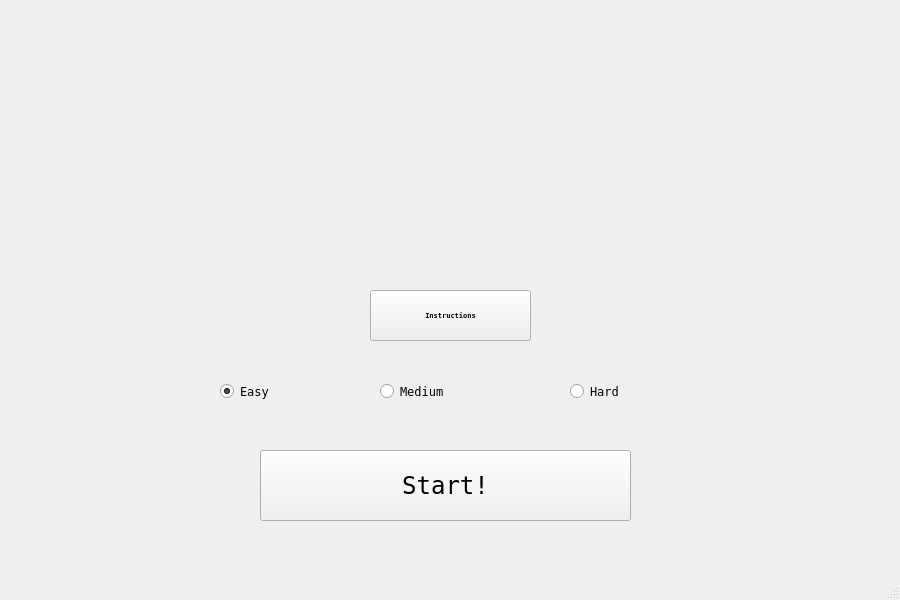
<?xml version="1.0" encoding="UTF-8"?>
<ui version="4.0">
 <class>MainWindow</class>
 <widget class="QMainWindow" name="MainWindow">
  <property name="geometry">
   <rect>
    <x>0</x>
    <y>0</y>
    <width>900</width>
    <height>600</height>
   </rect>
  </property>
  <property name="minimumSize">
   <size>
    <width>900</width>
    <height>600</height>
   </size>
  </property>
  <property name="maximumSize">
   <size>
    <width>900</width>
    <height>600</height>
   </size>
  </property>
  <property name="windowTitle">
   <string>MainWindow</string>
  </property>
  <widget class="QWidget" name="centralwidget">
   <widget class="QPushButton" name="pushButton">
    <property name="geometry">
     <rect>
      <x>260</x>
      <y>450</y>
      <width>371</width>
      <height>71</height>
     </rect>
    </property>
    <property name="font">
     <font>
      <family>Fixedsys</family>
      <pointsize>18</pointsize>
     </font>
    </property>
    <property name="focusPolicy">
     <enum>Qt::TabFocus</enum>
    </property>
    <property name="text">
     <string>Start!</string>
    </property>
   </widget>
   <widget class="QPushButton" name="pushButton_2">
    <property name="geometry">
     <rect>
      <x>370</x>
      <y>290</y>
      <width>161</width>
      <height>51</height>
     </rect>
    </property>
    <property name="font">
     <font>
      <family>Fixedsys</family>
      <pointsize>5</pointsize>
      <weight>75</weight>
      <bold>true</bold>
     </font>
    </property>
    <property name="text">
     <string>Instructions</string>
    </property>
   </widget>
   <widget class="QLabel" name="label">
    <property name="geometry">
     <rect>
      <x>10</x>
      <y>-50</y>
      <width>900</width>
      <height>600</height>
     </rect>
    </property>
    <property name="minimumSize">
     <size>
      <width>900</width>
      <height>600</height>
     </size>
    </property>
    <property name="maximumSize">
     <size>
      <width>900</width>
      <height>600</height>
     </size>
    </property>
    <property name="font">
     <font>
      <pointsize>25</pointsize>
     </font>
    </property>
    <property name="text">
     <string/>
    </property>
    <property name="pixmap">
     <pixmap resource="resources.qrc">:/image/titlescreen.png</pixmap>
    </property>
   </widget>
   <widget class="QRadioButton" name="radioButton">
    <property name="geometry">
     <rect>
      <x>380</x>
      <y>380</y>
      <width>151</width>
      <height>23</height>
     </rect>
    </property>
    <property name="font">
     <font>
      <family>Fixedsys</family>
     </font>
    </property>
    <property name="text">
     <string>Medium</string>
    </property>
    <attribute name="buttonGroup">
     <string notr="true">buttonGroup</string>
    </attribute>
   </widget>
   <widget class="QRadioButton" name="radioButton_2">
    <property name="geometry">
     <rect>
      <x>220</x>
      <y>380</y>
      <width>161</width>
      <height>23</height>
     </rect>
    </property>
    <property name="font">
     <font>
      <family>Fixedsys</family>
     </font>
    </property>
    <property name="text">
     <string>Easy</string>
    </property>
    <property name="checked">
     <bool>true</bool>
    </property>
    <attribute name="buttonGroup">
     <string notr="true">buttonGroup</string>
    </attribute>
   </widget>
   <widget class="QRadioButton" name="radioButton_3">
    <property name="geometry">
     <rect>
      <x>570</x>
      <y>380</y>
      <width>151</width>
      <height>23</height>
     </rect>
    </property>
    <property name="font">
     <font>
      <family>Fixedsys</family>
     </font>
    </property>
    <property name="text">
     <string>Hard</string>
    </property>
    <attribute name="buttonGroup">
     <string notr="true">buttonGroup</string>
    </attribute>
   </widget>
   <zorder>label</zorder>
   <zorder>pushButton</zorder>
   <zorder>pushButton_2</zorder>
   <zorder>radioButton</zorder>
   <zorder>radioButton_2</zorder>
   <zorder>radioButton</zorder>
   <zorder>radioButton_2</zorder>
   <zorder>radioButton_3</zorder>
  </widget>
  <widget class="QMenuBar" name="menubar">
   <property name="geometry">
    <rect>
     <x>0</x>
     <y>0</y>
     <width>900</width>
     <height>25</height>
    </rect>
   </property>
  </widget>
  <widget class="QStatusBar" name="statusbar"/>
 </widget>
 <resources>
  <include location="resources.qrc"/>
 </resources>
 <connections/>
 <buttongroups>
  <buttongroup name="buttonGroup"/>
 </buttongroups>
</ui>
